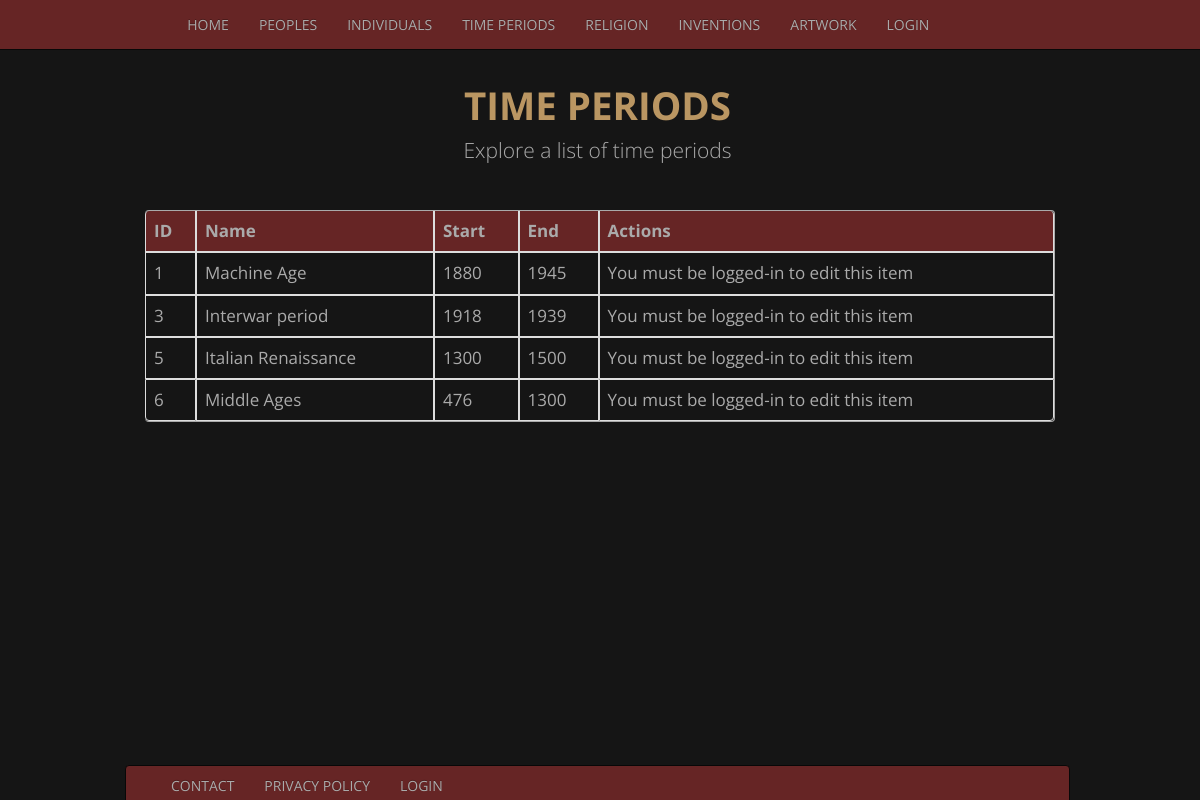
Screenshot of /tijdperk.php with the database file from the repository.
### tables this page shows
CREATE TABLE `tijdperk` (
  `id` int(11) NOT NULL,
  `tijd_naam` varchar(255) NOT NULL,
  `start` varchar(255) NOT NULL,
  `einde` varchar(255) NOT NULL,
  `tijdperk_detail` varchar(5000) NOT NULL
);

### tijdperk.php (the view, shortened to what this page needs)
<?php include 'includes/header.php' ?>
<?php include 'includes/nav.php' ?>
<?php
function getAllTijd(){
    require("connectie.php");
    try{
        $stmt = $db->prepare("SELECT * FROM tijdperk");
        $stmt->execute();
        $result = $stmt->fetchAll();
        return $result;
    }catch(PDOExeption $e){
        $message = $e;
    }
}
?>
    <div class="container">
      <div class="row">
      <div class="starter-template">
        <h1>TIME PERIODS</h1>
        <p class="lead">Explore a list of time periods</p>
        <?php
         if (isset($_SESSION['username'])) {
         ?>
        <p>Is there a time period missing from this list? Add it <a href="insert_tijdperk.php">HERE</a></p>
        </div>
        <?php
        } else {
          ?>
          </div>
          <?php
        }
        ?>
        </div>
        <table class="table table-bordered">
            <tr>
                <th>ID</th>
                <th>Name</th>
                <th>Start</th>
                <th>End</th>
                <th>Actions</th>
            </tr>
            <?php
              $result =  getAllTijd();
              foreach($result as $row){
                  echo "<tr>";
                    echo "<td>{$row['id']}</td>";
                    echo "<td><a href='tijdperk_detail.php?id={$row['id']}'>{$row['tijd_naam']}</a></td>";
                    echo "<td>{$row['start']}</td>";
                    echo "<td>{$row['einde']}</td>";
                    if (isset($_SESSION['username'])) {
                    echo "<td>
                            <a href='edit_tijdperk.php?edit_id={$row['id']}'>
                             <span class='glyphicon glyphicon-pencil'></span>
                            </a>
                             <a href='tijdperk.php?delete_id={$row['id']}'>
                             <span class='glyphicon glyphicon-trash'></span>
                            </a>
                            <a href='insert_tijdperk.php?new={$row['id']}'>
                            <span class='glyphicon glyphicon-plus'></span>
                           </a>
                        </td>";
} else {
  echo "<td>You must be logged-in to edit this item</td>";
}
                  echo "</tr>";
              }
            ?>
        </table>
    </div>
<?php require_once("includes/footer.php"); ?>

### css/main.css (style rules this page uses)
* { color: #aaa; font-family: 'Open Sans', sans-serif; }
body { padding-top: 5%; background-color: #151515; }
.starter-template { padding: 15px; text-align: center; }
h1, h2, h3, h4, h5, h6, h7 { color: #ba9662; }
table { font-size: 17px; }
th { background-color: #662525; }
p { font-size:16px;font-weight:200;line-height:24px; }

### rows the page displays
tijdperk: id "1", tijd_naam "Machine Age", start "1880", einde "1945"
tijdperk: id "3", tijd_naam "Interwar period", start "1918", einde "1939"
tijdperk: id "5", tijd_naam "Italian Renaissance", start "1300", einde "1500"
tijdperk: id "6", tijd_naam "Middle Ages", start "476", einde "1300"

### other values shown
$display "HOME"
$display "PEOPLES"
$display "INDIVIDUALS"
$display "TIME PERIODS"
$display "RELIGION"
$display "INVENTIONS"
$display "ARTWORK"
$display "LOGIN"
$display "CONTACT"
$display "PRIVACY POLICY"
